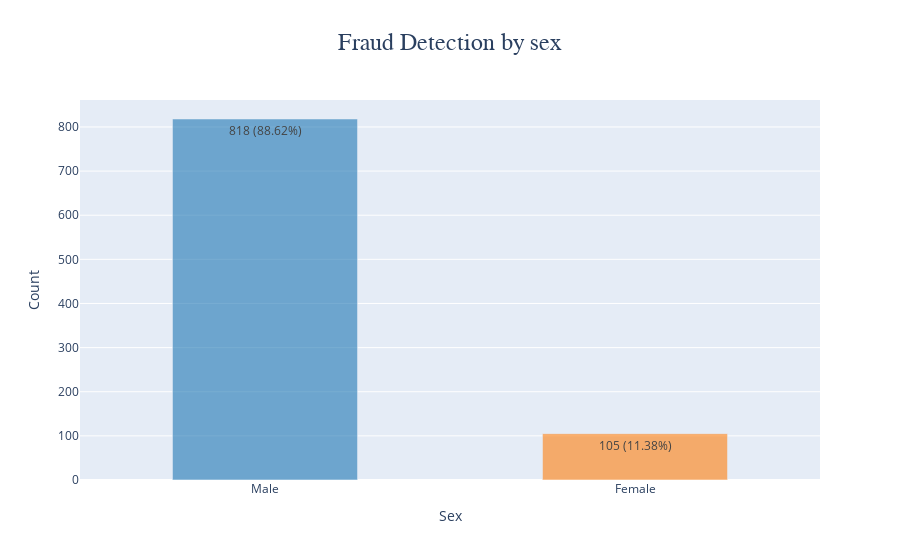

The notebook cell this image was saved under:
### Code cell
df_fraud = df[df['FraudFound_P'] == 1]

fraud_counts_sex = df_fraud['Sex'].value_counts()
fraud_percentages_sex = (fraud_counts_sex / fraud_counts_sex.sum()) * 100
fraud_percentages_sex


fig = go.Figure()

fig.add_trace(go.Bar(x=fraud_counts_sex.index, y=fraud_counts_sex.values,
                    text=[f'{count} ({percentage:.2f}%)' for count, percentage in zip(fraud_counts_sex.values, fraud_percentages_sex)],
                    textposition='auto', marker_color=['rgba(31, 119, 180, 0.6)', 'rgba(255, 127, 14, 0.6)'], width=0.5))

fig.update_layout(
    title={
        'text': 'Fraud Detection by sex',
        'x':0.5,
        'font': {'family': "Arial, sans-serif", 'size': 24}
    })

fig.update_layout(
    xaxis=dict(title='Sex'),
    yaxis=dict(title='Count'),
    showlegend=False)

fig.show()

### Figure 1 — Plotly figure (JSON) as saved in the notebook; plotly's stock layout.template omitted (floating-point values rounded to 4 significant figures)
{"data": [{"marker": {"color": ["rgba(31, 119, 180, 0.6)", "rgba(255, 127, 14, 0.6)"]}, "text": ["818 (88.62%)", "105 (11.38%)"], "textposition": "auto", "type": "bar", "width": 0.5, "x": ["Male", "Female"], "y": [818, 105]}], "layout": {"autosize": true, "showlegend": false, "title": {"font": {"family": "Arial, sans-serif", "size": 24}, "text": "Fraud Detection by sex", "x": 0.5}, "xaxis": {"autorange": true, "range": [-0.5, 1.5], "title": {"text": "Sex"}, "type": "category"}, "yaxis": {"autorange": true, "range": [0, 861.1], "title": {"text": "Count"}, "type": "linear"}}}
